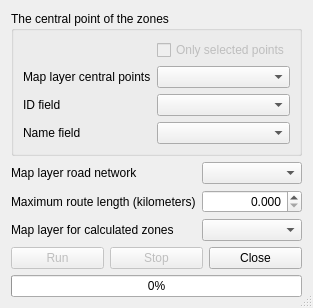
<?xml version="1.0" encoding="UTF-8"?>
<ui version="4.0">
 <class>DialogZone</class>
 <widget class="QDialog" name="DialogZone">
  <property name="windowModality">
   <enum>Qt::NonModal</enum>
  </property>
  <property name="geometry">
   <rect>
    <x>0</x>
    <y>0</y>
    <width>281</width>
    <height>287</height>
   </rect>
  </property>
  <property name="windowTitle">
   <string>Zones calculation</string>
  </property>
  <property name="windowIcon">
   <iconset resource="../resources.qrc">
    <normaloff>:/icons/zone.png</normaloff>:/icons/zone.png</iconset>
  </property>
  <property name="sizeGripEnabled">
   <bool>true</bool>
  </property>
  <property name="modal">
   <bool>false</bool>
  </property>
  <layout class="QGridLayout" name="gridLayout_2">
   <item row="1" column="0">
    <layout class="QFormLayout" name="formLayout_2">
     <property name="fieldGrowthPolicy">
      <enum>QFormLayout::AllNonFixedFieldsGrow</enum>
     </property>
     <item row="0" column="0">
      <widget class="QLabel" name="label_2">
       <property name="text">
        <string>Map layer road network</string>
       </property>
      </widget>
     </item>
     <item row="0" column="1">
      <widget class="QgsMapLayerComboBox" name="mMapLayerComboBoxRoad"/>
     </item>
     <item row="1" column="0">
      <widget class="QLabel" name="label_5">
       <property name="text">
        <string>Maximum route length (kilometers)</string>
       </property>
      </widget>
     </item>
     <item row="1" column="1">
      <widget class="QDoubleSpinBox" name="doubleSpinBox">
       <property name="alignment">
        <set>Qt::AlignRight|Qt::AlignTrailing|Qt::AlignVCenter</set>
       </property>
       <property name="decimals">
        <number>3</number>
       </property>
       <property name="maximum">
        <double>100000.000000000000000</double>
       </property>
      </widget>
     </item>
     <item row="2" column="0">
      <widget class="QLabel" name="label_7">
       <property name="text">
        <string>Map layer for calculated zones</string>
       </property>
      </widget>
     </item>
     <item row="2" column="1">
      <widget class="QgsMapLayerComboBox" name="mMapLayerComboBoxCalculatedZone"/>
     </item>
    </layout>
   </item>
   <item row="2" column="0">
    <layout class="QGridLayout" name="gridLayout">
     <item row="0" column="1">
      <widget class="QPushButton" name="pushButtonStop">
       <property name="enabled">
        <bool>false</bool>
       </property>
       <property name="text">
        <string>Stop</string>
       </property>
       <property name="icon">
        <iconset resource="../resources.qrc">
         <normaloff>:/icons/stop.png</normaloff>:/icons/stop.png</iconset>
       </property>
      </widget>
     </item>
     <item row="0" column="0">
      <widget class="QPushButton" name="pushButtonStart">
       <property name="enabled">
        <bool>false</bool>
       </property>
       <property name="text">
        <string>Run</string>
       </property>
       <property name="icon">
        <iconset resource="../resources.qrc">
         <normaloff>:/icons/start.png</normaloff>:/icons/start.png</iconset>
       </property>
      </widget>
     </item>
     <item row="0" column="2">
      <widget class="QPushButton" name="pushButtonExit">
       <property name="text">
        <string>Close</string>
       </property>
       <property name="icon">
        <iconset resource="../resources.qrc">
         <normaloff>:/icons/exit.png</normaloff>:/icons/exit.png</iconset>
       </property>
      </widget>
     </item>
    </layout>
   </item>
   <item row="3" column="0">
    <widget class="QProgressBar" name="progressBar">
     <property name="value">
      <number>0</number>
     </property>
    </widget>
   </item>
   <item row="0" column="0">
    <widget class="QGroupBox" name="groupBoxPoints">
     <property name="title">
      <string>The central point of the zones</string>
     </property>
     <layout class="QGridLayout" name="gridLayout_5">
      <item row="0" column="0">
       <layout class="QFormLayout" name="formLayout">
        <item row="0" column="1">
         <widget class="QCheckBox" name="checkBoxSelectedPoints">
          <property name="enabled">
           <bool>false</bool>
          </property>
          <property name="text">
           <string>Only selected points</string>
          </property>
          <property name="checked">
           <bool>false</bool>
          </property>
         </widget>
        </item>
        <item row="1" column="0">
         <widget class="QLabel" name="label">
          <property name="text">
           <string>Map layer central points</string>
          </property>
         </widget>
        </item>
        <item row="1" column="1">
         <widget class="QgsMapLayerComboBox" name="mMapLayerComboBoxPoints"/>
        </item>
        <item row="2" column="0">
         <widget class="QLabel" name="label_3">
          <property name="text">
           <string>ID field</string>
          </property>
         </widget>
        </item>
        <item row="2" column="1">
         <widget class="QgsFieldComboBox" name="mFieldComboBoxPointsId"/>
        </item>
        <item row="3" column="0">
         <widget class="QLabel" name="label_8">
          <property name="text">
           <string>Name field</string>
          </property>
         </widget>
        </item>
        <item row="3" column="1">
         <widget class="QgsFieldComboBox" name="mFieldComboBoxPointsName"/>
        </item>
       </layout>
      </item>
     </layout>
    </widget>
   </item>
  </layout>
 </widget>
 <customwidgets>
  <customwidget>
   <class>QgsFieldComboBox</class>
   <extends>QComboBox</extends>
   <header>qgsfieldcombobox.h</header>
  </customwidget>
  <customwidget>
   <class>QgsMapLayerComboBox</class>
   <extends>QComboBox</extends>
   <header>qgsmaplayercombobox.h</header>
  </customwidget>
 </customwidgets>
 <tabstops>
  <tabstop>checkBoxSelectedPoints</tabstop>
  <tabstop>mMapLayerComboBoxPoints</tabstop>
  <tabstop>mFieldComboBoxPointsId</tabstop>
  <tabstop>mFieldComboBoxPointsName</tabstop>
  <tabstop>mMapLayerComboBoxRoad</tabstop>
  <tabstop>doubleSpinBox</tabstop>
  <tabstop>mMapLayerComboBoxCalculatedZone</tabstop>
  <tabstop>pushButtonStart</tabstop>
  <tabstop>pushButtonStop</tabstop>
  <tabstop>pushButtonExit</tabstop>
 </tabstops>
 <resources>
  <include location="../resources.qrc"/>
 </resources>
 <connections>
  <connection>
   <sender>mMapLayerComboBoxPoints</sender>
   <signal>layerChanged(QgsMapLayer*)</signal>
   <receiver>mFieldComboBoxPointsId</receiver>
   <slot>setLayer(QgsMapLayer*)</slot>
   <hints>
    <hint type="sourcelabel">
     <x>188</x>
     <y>65</y>
    </hint>
    <hint type="destinationlabel">
     <x>188</x>
     <y>90</y>
    </hint>
   </hints>
  </connection>
  <connection>
   <sender>mMapLayerComboBoxPoints</sender>
   <signal>layerChanged(QgsMapLayer*)</signal>
   <receiver>mFieldComboBoxPointsName</receiver>
   <slot>setLayer(QgsMapLayer*)</slot>
   <hints>
    <hint type="sourcelabel">
     <x>270</x>
     <y>69</y>
    </hint>
    <hint type="destinationlabel">
     <x>271</x>
     <y>116</y>
    </hint>
   </hints>
  </connection>
 </connections>
</ui>
